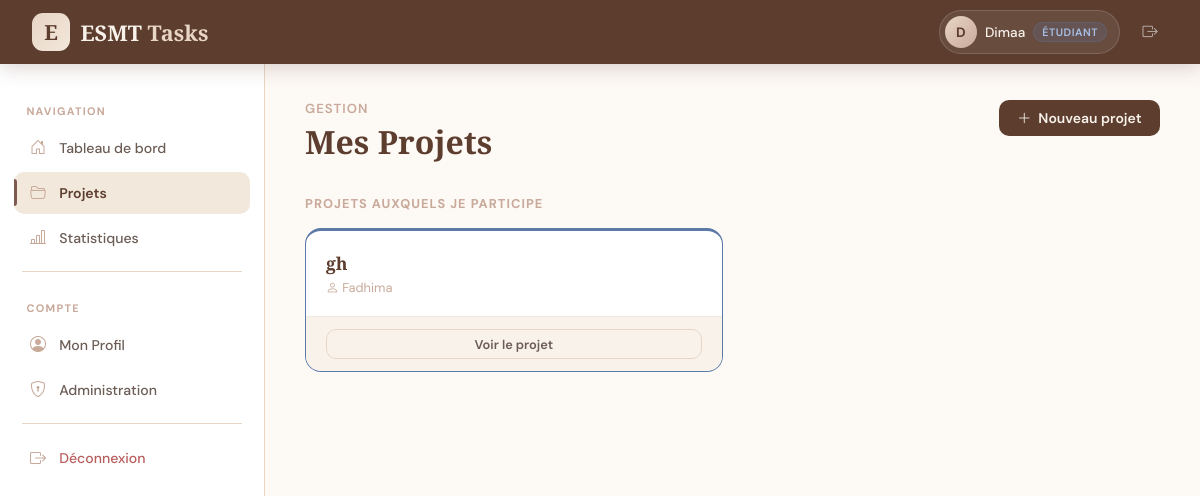
/projects/ (signed in), run on the app's committed database.
### users/models.py (models this page shows, shortened)
class CustomUser(AbstractUser):
    ROLE_CHOICES = [
        ('etudiant', 'Étudiant'),
        ('professeur', 'Professeur'),
    ]
    role = models.CharField(
        max_length=20,
        choices=ROLE_CHOICES,
        default='etudiant'
    )
    avatar = models.ImageField(
        upload_to='avatars/',
        null=True,
        blank=True
    )
    bio = models.TextField(blank=True, null=True)

### projects/models.py (models this page shows, shortened)
class Project(models.Model):
    name = models.CharField(max_length=200, verbose_name="Nom du projet")
    description = models.TextField(blank=True, verbose_name="Description")
    created_by = models.ForeignKey(
        settings.AUTH_USER_MODEL,
        on_delete=models.CASCADE,
        related_name='created_projects',
        verbose_name="Créé par"
    )
    members = models.ManyToManyField(
        settings.AUTH_USER_MODEL,
        related_name='member_projects',
        blank=True,
        verbose_name="Membres"
    )
    created_at = models.DateTimeField(auto_now_add=True)
    updated_at = models.DateTimeField(auto_now=True)
    class Meta:
        ordering = ['-created_at']
        verbose_name = "Projet"
        verbose_name_plural = "Projets"

### projects/views.py (the view)
# urls.py: path('', views.project_list, name='project_list'),
@login_required
def project_list(request):
    my_projects = request.user.created_projects.prefetch_related('tasks', 'members')
    member_projects = request.user.member_projects.exclude(created_by=request.user)
    return render(request, 'projects/list.html', {
        'my_projects': my_projects,
        'member_projects': member_projects
    })

### templates/projects/list.html (shortened to what this page needs)
{% extends 'base.html' %}
{% block content %}
{% include 'partials/navbar.html' %}
<div class="app-layout">
    {% include 'partials/sidebar.html' %}
    <main class="main-content">
        <div class="page-header">
            <div>
                <p class="page-subtitle">Gestion</p>
                <h1 class="page-title">Mes Projets</h1>
            </div>
            <a href="{% url 'project_create' %}" class="btn btn-primary">
                <i class="bi bi-plus-lg"></i> Nouveau projet
            </a>
        </div>
        {% if member_projects %}
        <p style="font-size:.8rem;font-weight:700;text-transform:uppercase;letter-spacing:.08em;color:var(--brown-pale);margin-bottom:1rem;">
            Projets auxquels je participe
        </p>
        <div style="display:grid;grid-template-columns:repeat(auto-fill,minmax(300px,1fr));gap:1.25rem;">
            {% for project in member_projects %}
            <div class="project-card" style="border-color:var(--blue);border-top:3px solid var(--blue);">
                <div style="padding:1.25rem;">
                    <a href="{% url 'project_detail' project.pk %}" class="project-name">{{ project.name }}</a>
                    <p style="font-size:.8rem;color:var(--brown-pale);margin-top:.25rem;">
                        <i class="bi bi-person"></i> {{ project.created_by.username }}
                    </p>
                </div>
                <div style="padding:.75rem 1.25rem;border-top:1px solid var(--beige);background:var(--beige-light);">
                    <a href="{% url 'project_detail' project.pk %}" class="btn btn-outline btn-sm" style="width:100%;justify-content:center;">Voir le projet</a>
                </div>
            </div>
            {% endfor %}
        </div>
        {% endif %}
    </main>
</div>
{% endblock %}

### templates/partials/navbar.html
<nav class="navbar">
    <a href="{% url 'dashboard' %}" class="navbar-brand">
        <div class="logo-icon">E</div>
        <span class="brand-text">ESMT <span>Tasks</span></span>
    </a>
    <div class="navbar-right">
        <a href="{% url 'profile' %}" class="user-chip">
            <div class="user-avatar">{{ user.username.0|upper }}</div>
            <span class="user-name">{{ user.username }}</span>
            <span class="role-badge {{ user.role }}">{{ user.get_role_display }}</span>
        </a>
        <a href="{% url 'logout' %}" class="nav-btn"><i class="bi bi-box-arrow-right"></i></a>
    </div>
</nav>

### templates/base.html (style rules this page uses)
:root { --brown-dark:#5c3d2e; --brown:#7d5a4f; --brown-light:#a67c6d; --brown-pale:#c8a99a; --beige-dark:#e8d5c4; --beige:#f2e8dc; --beige-light:#f8f2eb; --cream:#fdf9f5; --white:#ffffff; --gray-400:#a8998f; --gray-600:#6b5c54; --gray-800:#3d2c26; --green:#5a8a6a; --red:#b85c5c; --blue:#5c7aa8; --sidebar-w:265px; --navbar-h:64px; --radius:16px; --radius-sm:10px; --shadow:0 4px 24px rgba(92,61,46,.07); --shadow-lg:0 8px 40px rgba(92,61,46,.13); --transition:all .22s cubic-bezier(.4,0,.2,1); }
*,*::before,*::after { box-sizing:border-box;margin:0;padding:0; }
body { font-family:'DM Sans',sans-serif;background:var(--cream);color:var(--gray-800);min-height:100vh; }
.navbar { position:fixed;top:0;left:0;right:0;height:var(--navbar-h);background:var(--brown-dark);display:flex;align-items:center;justify-content:space-between;padding:0 2rem;z-index:1000;box-shadow:0 2px 20px rgba(92,61,46,.25); }
.navbar-brand { display:flex;align-items:center;gap:.65rem;text-decoration:none; }
.logo-icon { width:38px;height:38px;background:linear-gradient(135deg,var(--beige-dark),var(--beige));border-radius:11px;display:flex;align-items:center;justify-content:center;font-family:'Cormorant Garamond',serif;font-size:1.3rem;font-weight:700;color:var(--brown-dark); }
.brand-text { font-family:'Cormorant Garamond',serif;color:var(--beige-light);font-size:1.35rem;font-weight:600; }
.brand-text span { color:var(--beige-dark); }
.navbar-right { display:flex;align-items:center;gap:.75rem; }
.user-chip { display:flex;align-items:center;gap:.5rem;background:rgba(255,255,255,.08);border:1px solid rgba(255,255,255,.15);border-radius:50px;padding:.3rem .75rem .3rem .3rem;text-decoration:none;transition:var(--transition); }
.user-avatar { width:32px;height:32px;border-radius:50%;background:linear-gradient(135deg,var(--beige-dark),var(--brown-pale));display:flex;align-items:center;justify-content:center;font-size:.85rem;font-weight:700;color:var(--brown-dark); }
.user-name { color:var(--beige-light);font-size:.85rem;font-weight:500; }
.role-badge { font-size:.67rem;font-weight:600;padding:.15rem .5rem;border-radius:20px;text-transform:uppercase;letter-spacing:.05em; }
.role-badge.etudiant { background:rgba(92,122,168,.2);color:#a8c0e8;border:1px solid rgba(92,122,168,.3); }
.nav-btn { color:rgba(255,255,255,.6);text-decoration:none;padding:.4rem .65rem;border-radius:var(--radius-sm);transition:var(--transition);font-size:.95rem; }
.app-layout { display:flex;padding-top:var(--navbar-h);min-height:100vh; }
.main-content { margin-left:var(--sidebar-w);flex:1;padding:2.25rem 2.5rem; }
.page-header { display:flex;align-items:flex-start;justify-content:space-between;margin-bottom:2rem;gap:1rem;flex-wrap:wrap; }
.page-subtitle { font-size:.82rem;color:var(--brown-pale);margin-bottom:.2rem;text-transform:uppercase;letter-spacing:.08em;font-weight:600; }
.page-title { font-family:'Cormorant Garamond',serif;font-size:2rem;color:var(--brown-dark);font-weight:700; }
.btn { display:inline-flex;align-items:center;gap:.45rem;padding:.55rem 1.15rem;border-radius:var(--radius-sm);font-size:.875rem;font-weight:600;border:none;cursor:pointer;text-decoration:none;transition:var(--transition);font-family:'DM Sans',sans-serif; }
.btn-primary { background:var(--brown-dark);color:var(--beige-light); }
.btn-outline { background:transparent;border:1.5px solid var(--beige-dark);color:var(--gray-600); }
.btn-sm { padding:.35rem .8rem;font-size:.8rem; }
.project-card { background:var(--white);border-radius:var(--radius);border:1.5px solid var(--beige-dark);overflow:hidden;transition:var(--transition); }
.project-name { font-family:'Cormorant Garamond',serif;font-size:1.1rem;font-weight:600;color:var(--brown-dark);text-decoration:none;display:block;margin-bottom:.25rem; }

### data on the page
CustomUser: username.0 "D", username "Dimaa", role "ÉTUDIANT"
Project: name "gh", created_by.username "Fadhima"
